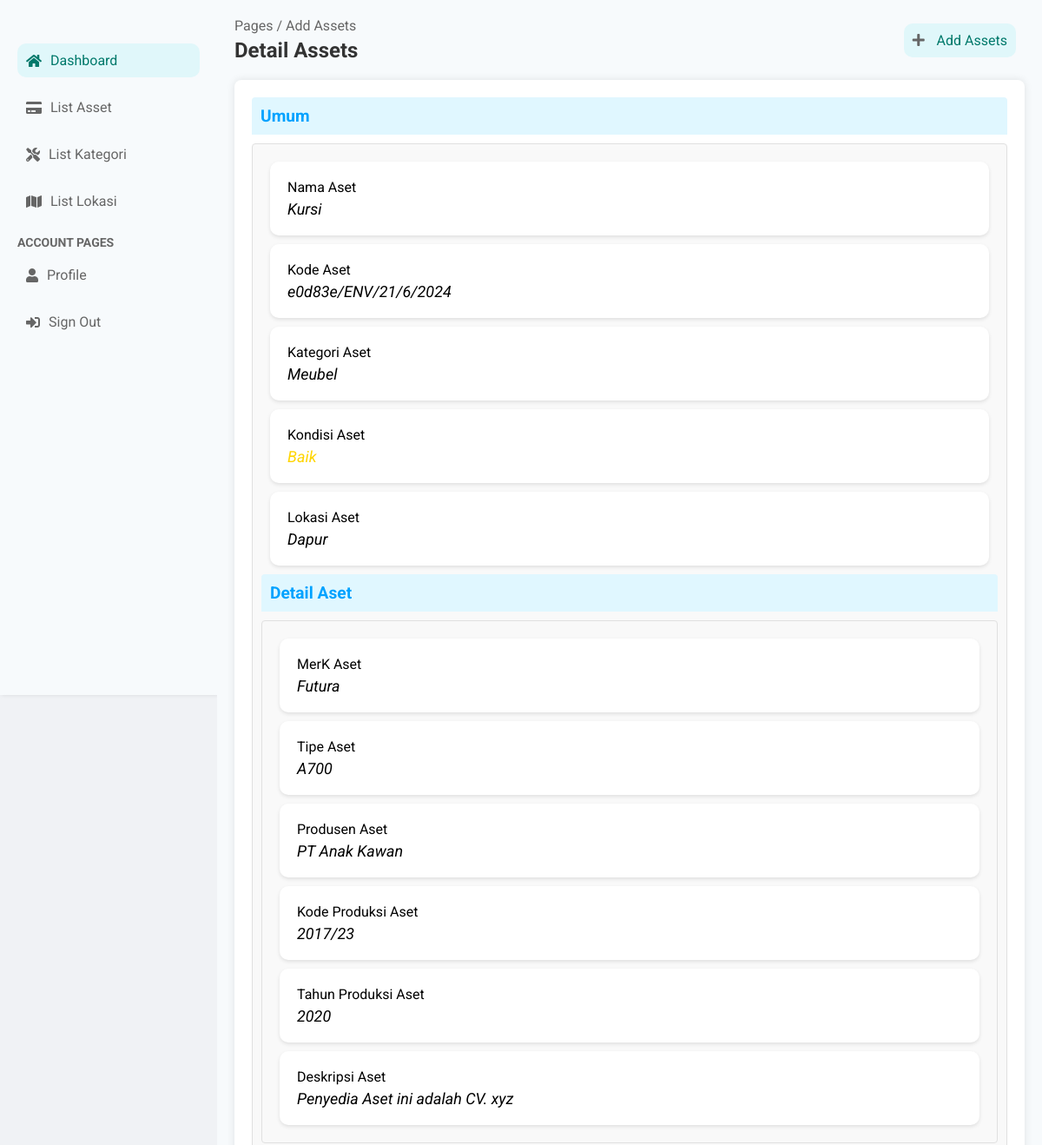
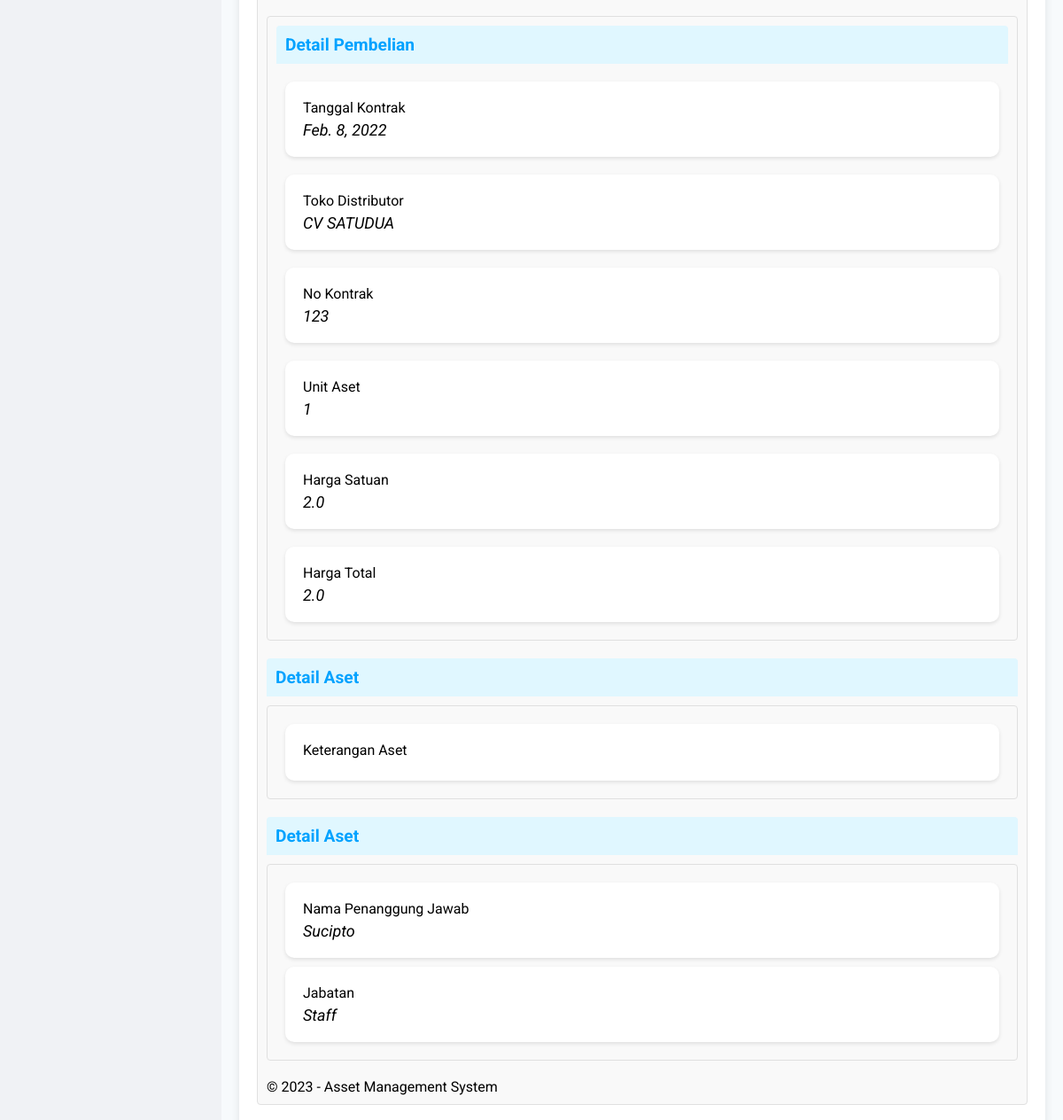
The app's page /asset/19/ (signed in) with its own data (2 pictures, top to bottom).
### accounts/models.py (models this page shows, shortened)
class AsetBaru(models.Model):
    nama_aset = models.CharField(max_length=255)
    kode_aset = models.CharField(max_length=50, blank=True, null=True)
    kategori = models.ForeignKey(Kategori, on_delete=models.SET_NULL, null=True, blank=True)
    qr_code = models.ImageField(upload_to='qr_codes', blank=True, null=True)
    kondisi_aset = models.CharField(max_length=12, choices=KONDISI_CHOICES, default='baik')
    posisi_aset = models.ForeignKey(PosisiAsset, on_delete=models.SET_NULL, null=True, blank=True)

class Kategori(models.Model):
    nama = models.CharField(max_length=100)

class PosisiAsset(models.Model):
    lokasi = models.CharField(max_length=100)

class DetailAset(models.Model):
    TAHUN_PRODUKSI_CHOICES = [
        (year, year) for year in range(2000, 2025)  # Contoh range tahun dari 2000 sampai 2024
    ]
    aset = models.OneToOneField(AsetBaru, on_delete=models.CASCADE, related_name='detail')
    merk = models.CharField(max_length=100)
    tipe = models.CharField(max_length=100)
    produsen = models.CharField(max_length=100)
    no_seri_kode_produksi = models.CharField(max_length=50)
    tahun_produksi = models.PositiveIntegerField(choices=TAHUN_PRODUKSI_CHOICES)
    deskripsi = models.TextField()

class Pembelian(models.Model):
    aset = models.ForeignKey(AsetBaru, on_delete=models.CASCADE, related_name='pembelian')
    tanggal_kontrak = models.DateField()
    toko_distributor = models.CharField(max_length=255)
    no_kontrak = models.CharField(max_length=50)
    unit = models.PositiveIntegerField()
    harga_satuan = models.DecimalField(max_digits=12, decimal_places=1)
    harga_total = models.DecimalField(max_digits=15, decimal_places=1)

class PenanggungJawab(models.Model):
    aset = models.ForeignKey(AsetBaru, on_delete=models.CASCADE, related_name='penanggung_jawab')
    nama = models.CharField(max_length=255)
    jabatan = models.CharField(max_length=255)

### accounts/viewsStaff.py (the view)
# urls.py: path('asset/<int:asset_id>/', viewsStaff.asset_detail, name='asset_detail'),
@login_required
@user_passes_test(is_staff)
def asset_detail(request, asset_id):
    asset = get_object_or_404(AsetBaru, id=asset_id)
    detail_aset = DetailAset.objects.filter(aset=asset).first()
    pembelian = Pembelian.objects.filter(aset=asset).first()
    lampiran = Lampiran.objects.filter(aset=asset)
    penanggung_jawab = PenanggungJawab.objects.filter(aset=asset).first()
    harga_total_formatted = ""
    if pembelian:
        harga_total_formatted = "{:,.0f}".format(pembelian.harga_total).replace(',', '.')
    context = {
        'asset': asset,
        'detail_aset': detail_aset,
        'pembelian': pembelian,
        'harga_total_formatted': harga_total_formatted,
        'lampiran': lampiran,
        'penanggung_jawab': penanggung_jawab,
    }
    return render(request, 'dashboard/asset_detail.html', context)

### accounts/context_processors.py (called while the page is built)
def versioned_static(request):
    version = 'v1.44'  # Increment this version number
    return {
        'STATIC_VERSION': version,
    }

### accounts/viewsStaff.py (called while the page is built)
def is_staff(user):
    return user.is_authenticated and user.is_staff

### templates/dashboard/asset_detail.html (shortened to what this page needs)
{% extends 'dashboard/base.html' %}
{% block content %}
<nav class="sidebar-nav">
    <ul>
        <li class="active"><a href="{% url 'dashboard_staff' %}"><i class="fas fa-home"></i> Dashboard</a></li>
        <li><a href="{% url 'list_aset' %}"><i class="fas fa-credit-card"></i>List Asset</a></li>
        <li><a href="{%  url 'list_kategori' %}"><i class="fas fa-tools"></i>List Kategori</a></li>
        <li><a href="{% url 'list_posisi' %}"><i class="fas fa-map"></i>List Lokasi</a></li>
    </ul>
    <h3>Account Pages</h3>
    <ul>
        <li><a href="{% url 'profile' %}"><i class="fas fa-user"></i> Profile</a></li>
        <li><a href="{% url 'logout' %}"><i class="fas fa-sign-in-alt"></i> Sign Out</a></li>
    </ul>
</nav>
</aside>
<div class="main-content">
    <header class="main-header">
        <div class="breadcrumb">
            <span>Pages / Add Assets</span>
            <h2>Detail Assets</h2>
        </div>
        <div class="header-right">
            <a href="{% url 'add_assets' %}" class="btn-add"><i class="fas fa-plus"></i> Add Assets</a>
        </div>
    </header>
    <div class="container-ku">
    <div class="form-container">
        <h2>Umum</h2>
    <div class="form-section">
        <div class="form-group">
            <label>Nama Aset</label>
            <p style="font-size: large; color: black;">{{ asset.nama_aset }}</p>
        </div>
        <div class="form-group">
            <label>Kode Aset</label>
            <p style="font-size: large; color: black;">{{ asset.kode_aset }}</p>
        </div>
        <div class="form-group">
            <label>Kategori Aset</label>
            <p style="font-size: large; color: black;"> {% if asset.kategori %}
                {{ asset.kategori.nama }}
            {% else %}
                Tidak ada
            {% endif %}</p>
        </div>
        <div class="form-group">
            <label>Kondisi Aset</label>
            <p style="font-size: large; color: rgb(255, 213, 0);">{{ asset.kondisi_aset }}</p>
        </div>
        <div class="form-group">
            <label>Lokasi Aset</label>
            <p style="font-size: large; color: black;"> {% if asset.posisi_aset %}
                {{ asset.posisi_aset.lokasi }}
            {% else %}
                Tidak ada
            {% endif %}</p>
        </div>
    <h2>Detail Aset</h2>
    <div class="form-section">
        <div class="form-group">
            <label>MerK Aset</label>
            <p style="font-size: large; color: black;">{{ detail_aset.merk }}</p>
        </div>
        <div class="form-group">
            <label>Tipe Aset</label>
            <p style="font-size: large; color: black;">{{ detail_aset.tipe }}</p>
        </div>
        <div class="form-group">
            <label>Produsen Aset</label>
            <p style="font-size: large; color: black;"> {{ detail_aset.produsen }}</p>
        </div>
        <div class="form-group">
            <label>Kode Produksi Aset</label>
            <p style="font-size: large; color: black;">{{ detail_aset.no_seri_kode_produksi }}</p>
        </div>
        <div class="form-group">
            <label>Tahun Produksi Aset</label>
            <p style="font-size: large; color: black;"> {{ detail_aset.tahun_produksi }}</p>
        </div>
        <div class="form-group">
            <label>Deskripsi Aset</label>
            <p style="font-size: large; color: black;"> {{ detail_aset.deskripsi }}</p>
        </div>
    </div>
    <div class="form-section">
        <h2>Detail Pembelian</h2>
        <div class="form-row">
            <div class="form-group">
                <label>Tanggal Kontrak</label>
                <p style="font-size: large; color: black;">{{ pembelian.tanggal_kontrak }}</p>
            </div>
            <div class="form-group">
                <label>Toko Distributor</label>
                <p style="font-size: large; color: black;">{{ pembelian.toko_distributor }}</p>
            </div>
        </div>
        <div class="form-row">
            <div class="form-group">
                <label>No Kontrak</label>
                <p style="font-size: large; color: black;"> {{ pembelian.no_kontrak }}</p>
            </div>
            <div class="form-group">
                <label>Unit Aset</label>
                <p style="font-size: large; color: black;">{{ pembelian.unit }}</p>
            </div>
        </div>
        <div class="form-row">
            <div class="form-group">
                <label>Harga Satuan</label>
                <p style="font-size: large; color: black;">  {{ pembelian.harga_satuan }}</p>
            </div>
            <div class="form-group">
                <label>Harga Total</label>
                <p style="font-size: large; color: black;"> {{ pembelian.harga_total }}</p>
            </div>
        </div>
    </div>
    <h2>Detail Aset</h2>
    <div class="form-section">
        <div class="form-group">
            <label>Keterangan Aset
            </label>
        </div>
    </div>
    <h2>Detail Aset</h2>
    <div class="form-section">
        <div class="form-group">
            <label>Nama Penanggung Jawab</label>
            <p style="font-size: large; color: black;">{{ penanggung_jawab.nama }}</p>
        </div>
        <div class="form-group">
            <label>Jabatan</label>
            <p style="font-size: large; color: black;"> {{ penanggung_jawab.jabatan }}</p>
        </div>
    </div>
    <div class="footer">
        &copy; 2023 - Asset Management System
    </div>
    {% endblock %}

### static/dashboard/styles.css (style rules this page uses)
* { margin: 0; padding: 0; box-sizing: border-box; }
body { font-family: 'Roboto', sans-serif; background-color: #f0f2f5; }
.sidebar-nav ul { list-style: none; }
.sidebar-nav h3 { margin-top: 20px; margin-bottom: 10px; color: #666; font-size: 14px; text-transform: uppercase; }
.sidebar-nav li { margin-bottom: 15px; }
.sidebar-nav a { text-decoration: none; color: #666; font-size: 16px; display: flex; align-items: center; transition: color 0.3s, background-color 0.3s; padding: 10px; border-radius: 10px; }
.sidebar-nav a:hover, .sidebar-nav li.active a { background-color: #e0f7fa; color: #00796b; }
.sidebar-nav i { margin-right: 10px; }
.main-content { flex: 1; padding: 20px; background-color: #f7fafc; }
.main-header { display: flex; justify-content: space-between; align-items: center; margin-bottom: 20px; }
.breadcrumb { color: #666; }
.breadcrumb h2 { margin-top: 5px; font-size: 24px; color: #333; }
.header-right { display: flex; align-items: center; }
.header-right a { margin-right: 10px; color: #00796b; text-decoration: none; }
.header-right i { margin-right: 10px; color: #666; }
.btn-add { background-color: #e0f7fa; padding: 10px; border-radius: 10px; }
.form-group { padding: 20px; background-color: #fff; border-radius: 10px; box-shadow: 0 2px 4px rgba(0, 0, 0, 0.1); margin-top: 20px; }
.form-container { width: 100%; background-color: #ffffff; padding: 20px; border-radius: 8px; box-shadow: 0 0 10px rgba(0, 0, 0, 0.1); }
.form-container h2 { font-size: 1.2em; margin-bottom: 10px; color: #00a2ff; background-color: #e0f7ff; padding: 10px; border-radius: 4px 4px 0 0; }
.form-section { border: 1px solid #e0e0e0; border-radius: 4px; margin-bottom: 20px; background-color: #f9f9f9; padding: 10px; }
.form-row { display: flex; flex-wrap: wrap; justify-content: space-between; }
.form-group { flex: 1 1 48%; margin-bottom: 15px; gap: 20px; margin: 10px; }
.form-group p { margin-top: 5px; font-style: italic; color: #666; font-size: 10px; }

### records on screen
AsetBaru: nama_aset "Kursi", kode_aset "e0d83e/ENV/21/6/2024", kategori.nama "Meubel", kondisi_aset "Baik", posisi_aset.lokasi "Dapur"
DetailAset: merk "Futura", tipe "A700", produsen "PT Anak Kawan", no_seri_kode_produksi "2017/23", tahun_produksi "2020", deskripsi "Penyedia Aset ini adalah CV. xyz"
Pembelian: tanggal_kontrak "Feb. 8, 2022", toko_distributor "CV SATUDUA", no_kontrak "123", unit "1", harga_satuan "2.0", harga_total "2.0"
PenanggungJawab: nama "Sucipto", jabatan "Staff"
